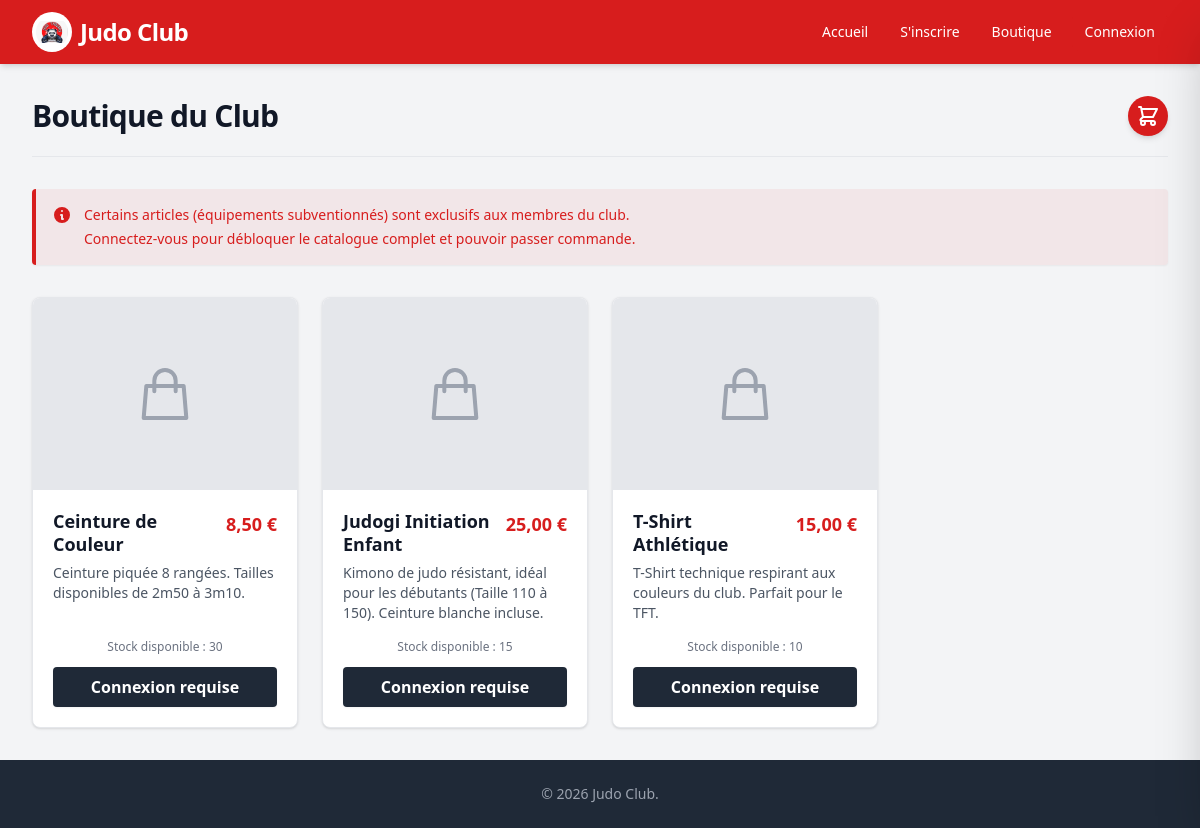
Page /boutique on the committed database.
### tables this page shows
CREATE TABLE produits_boutique (
                id INTEGER PRIMARY KEY AUTOINCREMENT,
                nom TEXT NOT NULL,
                description TEXT,
                prix REAL NOT NULL,
                stock INTEGER NOT NULL,
                acces_restreint INTEGER DEFAULT 0,
                image_url TEXT
            );

### controllers/BoutiqueController.php (called while the page is built, shortened)
<?php
require_once __DIR__ . '/../models/Produit.php';
class BoutiqueController {
    public function index(): void {
        $produits = [];
        $estMembreConnecte = isset($_SESSION['user_id']);
        try {
            $produits = Produit::getAll($estMembreConnecte);
        } catch (Exception $e) {
            $erreur = "Impossible de charger le catalogue de la boutique.";
        }
        require_once __DIR__ . '/../views/boutique_view.php';
    }
}

### models/Parametre.php (called while the page is built, shortened)
<?php
class Parametre {
    public static function getAllAsKeyValue(): array {
        try {
            $pdo = Database::getConnection();
            $stmt = $pdo->query("SELECT cle, valeur FROM parametres_site");
            $lignes = $stmt->fetchAll();
            $parametres = [];
            foreach ($lignes as $ligne) {
                $parametres[$ligne['cle']] = $ligne['valeur'];
            }
            return $parametres;
        } catch (PDOException $e) {
            error_log("Erreur dans Parametre::getAllAsKeyValue : " . $e->getMessage());
            throw new Exception("Erreur lors de la récupération des paramètres.");
        }
    }
}

### models/Produit.php (called while the page is built, shortened)
<?php
class Produit {
    public static function getAll(bool $estMembreConnecte = false): array {
        try {
            $pdo = Database::getConnection();
            if ($estMembreConnecte) {
                $sql = "SELECT * FROM produits_boutique ORDER BY nom ASC";
                $stmt = $pdo->query($sql);
            } else {
                $sql = "SELECT * FROM produits_boutique WHERE acces_restreint = 0 ORDER BY nom ASC";
                $stmt = $pdo->query($sql);
            }
            return $stmt->fetchAll();
        } catch (PDOException $e) {
            error_log("Erreur dans Produit::getAll : " . $e->getMessage());
            throw new Exception("Erreur lors de la récupération des produits de la boutique.");
        }
    }
}

### views/boutique_view.php (the view, shortened to what this page needs)
<?php
require_once __DIR__ . '/layout/header.php';
?>
<div class="max-w-7xl mx-auto px-4 py-8 sm:px-6 lg:px-8 relative">
    <div class="mb-8 border-b border-gray-200 pb-5 flex items-center justify-between">
        <h1 class="text-3xl font-extrabold text-gray-900 tracking-tight">Boutique du Club</h1>
        <div class="flex items-center gap-4">
            <button id="btn-toggle-cart" class="relative bg-blue-800 hover:bg-blue-900 text-white p-2 rounded-full shadow-md btn-transition focus:outline-none">
                <svg class="w-6 h-6" fill="none" stroke="currentColor" viewBox="0 0 24 24"><path stroke-linecap="round" stroke-linejoin="round" stroke-width="2" d="M3 3h2l.4 2M7 13h10l4-8H5.4M7 13L5.4 5M7 13l-2.293 2.293c-.63.63-.184 1.707.707 1.707H17m0 0a2 2 0 100 4 2 2 0 000-4zm-8 2a2 2 0 11-4 0 2 2 0 014 0z"></path></svg>
            </button>
        </div>
    </div>
    <?php if (!$estMembreConnecte): ?>
        <div class="bg-blue-50 border-l-4 border-blue-500 p-4 mb-8 rounded shadow-sm">
            <div class="flex">
                <div class="flex-shrink-0">
                    <svg class="h-5 w-5 text-blue-500" viewBox="0 0 20 20" fill="currentColor">
                        <path fill-rule="evenodd" d="M18 10a8 8 0 11-16 0 8 8 0 0116 0zm-7-4a1 1 0 11-2 0 1 1 0 012 0zM9 9a1 1 0 000 2v3a1 1 0 001 1h1a1 1 0 100-2v-3a1 1 0 00-1-1H9z" clip-rule="evenodd" />
                    </svg>
                </div>
                <div class="ml-3 text-blue-700">
                    <p class="text-sm font-medium">Certains articles (équipements subventionnés) sont exclusifs aux membres du club.</p>
                    <p class="text-sm mt-1">Connectez-vous pour débloquer le catalogue complet et pouvoir passer commande.</p>
                </div>
            </div>
        </div>
    <?php endif; ?>
    <div class="grid grid-cols-1 sm:grid-cols-2 lg:grid-cols-4 gap-6">
        <?php if (empty($produits)): ?>
            <div class="col-span-full text-center py-12 bg-white rounded-lg border border-gray-200 border-dashed">
                <p class="text-gray-500 italic">Aucun article n'est disponible dans la boutique pour le moment.</p>
            </div>
        <?php else: ?>
            <?php foreach ($produits as $produit): ?>
                <?php
                    $id = (int)$produit['id'];
                    $nom = htmlspecialchars($produit['nom'], ENT_QUOTES, 'UTF-8');
                    $prix = (float)$produit['prix'];
                    $stock = (int)$produit['stock'];
                    $desc = htmlspecialchars((string)$produit['description'], ENT_QUOTES, 'UTF-8');
                    $estEnRupture = ($stock <= 0);
                    $dataJson = htmlspecialchars(json_encode(['id' => $id, 'nom' => $produit['nom'], 'prix' => $prix, 'stock' => $stock]), ENT_QUOTES, 'UTF-8');
                ?>
                <div class="bg-white rounded-lg shadow border border-gray-200 overflow-hidden flex flex-col <?= $estEnRupture ? 'opacity-75 grayscale' : '' ?>">
                    <div class="bg-gray-200 h-48 w-full flex items-center justify-center border-b border-gray-200 text-gray-400">
                        <svg class="w-16 h-16" fill="none" stroke="currentColor" viewBox="0 0 24 24"><path stroke-linecap="round" stroke-linejoin="round" stroke-width="1.5" d="M16 11V7a4 4 0 00-8 0v4M5 9h14l1 12H4L5 9z"></path></svg>
                    </div>
                    <div class="p-5 flex-grow flex flex-col justify-between">
                        <div>
                            <div class="flex justify-between items-start mb-2">
                                <h3 class="text-lg font-bold text-gray-900 leading-tight"><?= $nom ?></h3>
                                <span class="text-lg font-black text-blue-700 whitespace-nowrap ml-2">
                                    <?= number_format($prix, 2, ',', ' ') ?> €
                                </span>
                            </div>
                            <p class="text-sm text-gray-600 mb-4 line-clamp-3"><?= $desc ?></p>
                        </div>
                        <div class="mt-auto">
                            <?php if ($estEnRupture): ?>
                                <p class="text-sm font-bold text-red-600 mb-3 text-center">En rupture de stock</p>
                                <button disabled class="w-full bg-gray-300 text-gray-500 font-bold py-2 px-4 rounded cursor-not-allowed">Indisponible</button>
                            <?php else: ?>
                                <p class="text-xs text-gray-500 mb-3 text-center">Stock disponible : <?= $stock ?></p>
                                <button class="w-full btn-add-cart bg-gray-800 hover:bg-gray-900 text-white font-bold py-2 px-4 rounded shadow-sm transition-colors focus:outline-none focus:ring-2 focus:ring-offset-2 focus:ring-gray-900"
                                        data-product="<?= $dataJson ?>" <?= !$estMembreConnecte ? 'disabled title="Connexion requise"' : '' ?>>
                                    <?= $estMembreConnecte ? 'Ajouter au panier' : 'Connexion requise' ?>
                                </button>
                            <?php endif; ?>
                        </div>
                    </div>
                </div>
            <?php endforeach; ?>
        <?php endif; ?>
    </div>
</div>
</main>
<footer class="bg-gray-800 text-white mt-auto py-6">
    <div class="max-w-7xl mx-auto px-4 text-center">
        <p class="text-sm text-gray-400">&copy; <?= date('Y') ?> Judo Club.</p>
    </div>
</footer>
</body>
</html>

### index.php (shortened to what this page needs)
<?php
require_once __DIR__ . '/controllers/BoutiqueController.php';
$requestUri = parse_url($_SERVER['REQUEST_URI'], PHP_URL_PATH);
$requestMethod = $_SERVER['REQUEST_METHOD'];
switch ($requestUri) {
    case '/boutique':
        if ($requestMethod === 'GET') (new BoutiqueController())->index();
        else retournerErreur405();
        break;
}

### views/layout/header.php (shortened to what this page needs)
<?php
require_once __DIR__ . '/../../models/Parametre.php';
$parametres = [];
try {
    $parametres = Parametre::getAllAsKeyValue();
} catch (Exception $e) {
}
$logoUrl = htmlspecialchars($parametres['logo_url'] ?? '', ENT_QUOTES, 'UTF-8');
$userRoles = $_SESSION['user_roles'] ?? [];
$isLoggedIn = isset($_SESSION['user_id']);
$isStaff = !empty(array_intersect(['admin', 'prof', 'redacteur', 'boutique'], $userRoles));
$isParent = in_array('parent', $userRoles, true);
?>
<!DOCTYPE html>
<html lang="fr">
<head>
    <script src="https://cdn.tailwindcss.com"></script>
</head>
<body class="bg-gray-100 text-gray-800 font-sans antialiased flex flex-col min-h-screen">
    <nav class="bg-blue-800 text-white shadow-md">
        <div class="max-w-7xl mx-auto px-4 sm:px-6 lg:px-8">
            <div class="flex justify-between h-16">
                <div class="flex items-center">
                    <a href="/" class="text-2xl font-bold tracking-tight flex items-center gap-2">
                        <?php if (!empty($logoUrl)): ?>
                            <img src="<?= $logoUrl ?>" alt="Logo" class="h-10 w-10 object-contain bg-white rounded-full p-1">
                        <?php else: ?>
                            <span>🥋</span>
                        <?php endif; ?>
                        <span class="hidden sm:block">Judo Club</span>
                    </a>
                </div>
                <div class="flex items-center space-x-1 sm:space-x-2 overflow-x-auto">
                    <a href="/" class="hover:text-blue-200 hover:bg-blue-900 px-3 py-2 rounded-md text-sm font-medium btn-transition">Accueil</a>
                    <a href="/inscription" class="hover:text-blue-200 hover:bg-blue-900 px-3 py-2 rounded-md text-sm font-medium btn-transition">S'inscrire</a>
                    <a href="/boutique" class="hover:text-blue-200 hover:bg-blue-900 px-3 py-2 rounded-md text-sm font-medium btn-transition">Boutique</a>
                    <?php if ($isLoggedIn): ?>
                        <div class="border-l border-blue-600 mx-2 h-6"></div>
                        <?php if ($isParent): ?>
                            <a href="/espace-famille" class="hover:text-blue-200 hover:bg-blue-900 px-3 py-2 rounded-md text-sm font-medium btn-transition">Mon Espace</a>
                        <?php endif; ?>
                        <?php if ($isStaff): ?>
                            <a href="/admin" class="hover:text-blue-200 hover:bg-blue-900 px-3 py-2 rounded-md text-sm font-medium btn-transition flex items-center gap-1">
                                <svg class="w-4 h-4" fill="none" stroke="currentColor" viewBox="0 0 24 24"><path stroke-linecap="round" stroke-linejoin="round" stroke-width="2" d="M10.325 4.317c.426-1.756 2.924-1.756 3.35 0a1.724 1.724 0 002.573 1.066c1.543-.94 3.31.826 2.37 2.37a1.724 1.724 0 001.065 2.572c1.756.426 1.756 2.924 0 3.35a1.724 1.724 0 00-1.066 2.573c.94 1.543-.826 3.31-2.37 2.37a1.724 1.724 0 00-2.572 1.065c-.426 1.756-2.924 1.756-3.35 0a1.724 1.724 0 00-2.573-1.066c-1.543.94-3.31-.826-2.37-2.37a1.724 1.724 0 00-1.065-2.572c-1.756-.426-1.756-2.924 0-3.35a1.724 1.724 0 001.066-2.573c-.94-1.543.826-3.31 2.37-2.37.996.608 2.296.07 2.572-1.065z"></path><path stroke-linecap="round" stroke-linejoin="round" stroke-width="2" d="M15 12a3 3 0 11-6 0 3 3 0 016 0z"></path></svg>
                                Espace Staff
                            </a>
                        <?php endif; ?>
                        <a href="/admin/logout" class="bg-red-600 hover:bg-red-700 px-3 py-2 rounded-md text-sm font-medium btn-transition ml-2">Quitter</a>
                    <?php else: ?>
                        <a href="/admin/login" class="bg-blue-600 hover:bg-blue-700 border border-blue-500 px-3 py-2 rounded-md text-sm font-medium btn-transition ml-2">Connexion</a>
                    <?php endif; ?>
                </div>
            </div>
        </div>
    </nav>
    <main class="flex-grow">

### views/layout/header.php (style rules this page uses)
.btn-transition { transition: all 0.2s ease-in-out; }

### rows in the picture
produits_boutique: nom "Ceinture de Couleur", prix "8,50", description "Ceinture piquée 8 rangées. Tailles disponibles de 2m50 à 3m10.", stock "30"
produits_boutique: nom "Judogi Initiation Enfant", prix "25,00", description "Kimono de judo résistant, idéal pour les débutants (Taille 110 à 150). Ceinture blanche incluse.", stock "15"
produits_boutique: nom "T-Shirt Athlétique", prix "15,00", description "T-Shirt technique respirant aux couleurs du club. Parfait pour le TFT.", stock "10"
